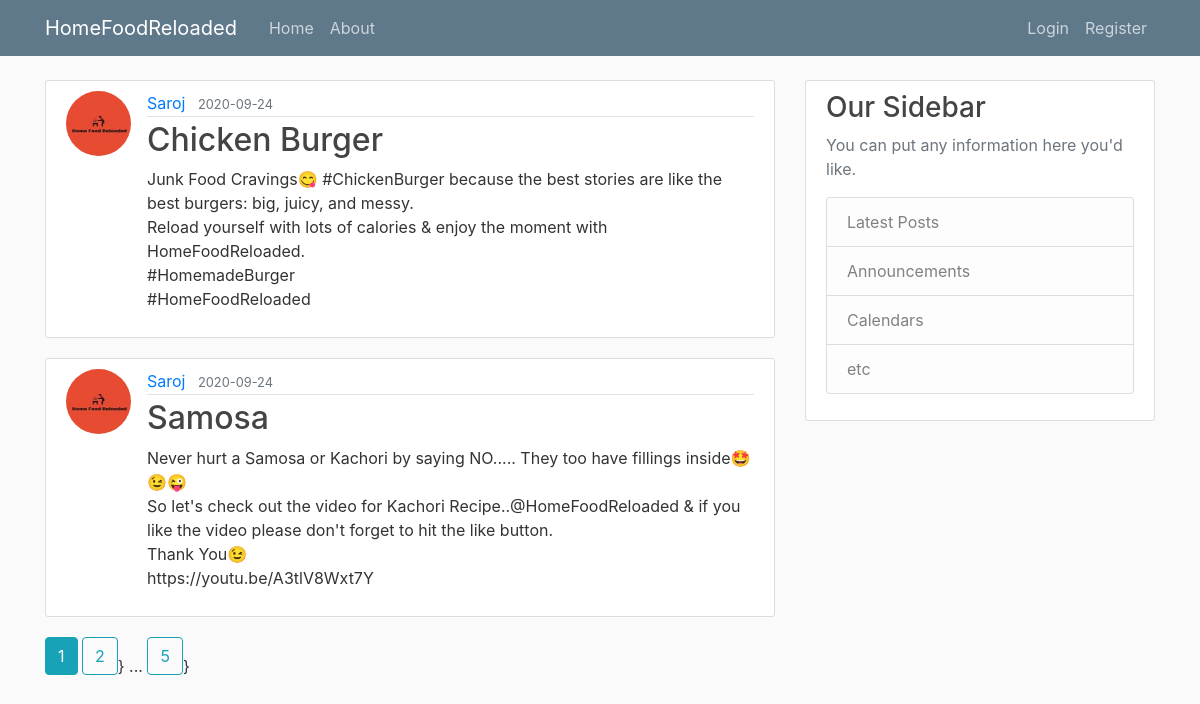
The page /home on the database its author committed.
### flaskblog/models.py (models this page shows, shortened)
class Post(db.Model):
    id = db.Column(db.Integer, primary_key=True)
    title = db.Column(db.String(100),nullable=False)
    content = db.Column(db.Text(),nullable=False)
    created = db.Column(db.DateTime, nullable = False, default=datetime.utcnow)
    user_id = db.Column(db.Integer,db.ForeignKey('user.id'), nullable=False)

class User(db.Model, UserMixin ):
    id= db.Column(db.Integer,primary_key=True)
    username= db.Column(db.String(20), unique=True, nullable=False)
    email= db.Column(db.String(120),unique=True,nullable=False)
    image_file= db.Column(db.String(20),nullable=False,default='default.jpg')
    password= db.Column(db.String(100),nullable=False)
    posts= db.relationship('Post',backref='author',lazy=True)

### flaskblog/main/routes.py (the view)
@main.route('/')
@main.route('/home')
def hello_world():
    page = request.args.get('page', 1, type=int)
    posts=Post.query.paginate(page=page, per_page=2)
    return render_template('home.html' , posts = posts)

### flaskblog/templates/home.html
{% extends "layout.html" %}
{% block content %}
    {% for post in posts.items %}
        <article class="media content-section">
          <img class="rounded-circle article-img" src="{{ url_for('static', filename='profile_pics/' + post.author.image_file) }}">
          <div class="media-body">
            <div class="article-metadata">
              <a class="mr-2" href="{{ url_for('users.user_post', username= post.author.username) }}">{{ post.author.username }}</a>
              <small class="text-muted">{{ post.created.strftime('%Y-%m-%d') }}</small>
            </div>
            <h2><a class="article-title" href="{{ url_for('posts.post', id=post.id) }}">{{ post.title }}</a></h2>
            <p class="article-content">{{ post.content }}</p>
          </div>
        </article>
    {% endfor %}
    {% for page_num in posts.iter_pages(left_edge=1, right_edge=1, left_current=1, right_current=2) %}
        {% if page_num %}
            {% if posts.page == page_num %}
                <a class="btn btn-info mb-4" href="{{ url_for('main.hello_world', page=page_num) }}">{{ page_num }}</a>
            {% else %}
                <a class="btn btn-outline-info mb-4" href="{{ url_for('main.hello_world', page=page_num) }}">{{ page_num }}</a>}
            {% endif %}
        {% else %}
            ...
        {% endif %}
    {% endfor %}
{% endblock content %}

### flaskblog/static/main.css (style rules this page uses)
body { background: #fafafa; color: #333333; margin-top: 5rem; }
h1, h2, h3, h4, h5, h6 { color: #444444; }
.content-section { background: #ffffff; padding: 10px 20px; border: 1px solid #dddddd; border-radius: 3px; margin-bottom: 20px; }
.article-title { color: #444444; }
.article-content { white-space: pre-line; }
.article-img { height: 65px; width: 65px; margin-right: 16px; }
.article-metadata { padding-bottom: 1px; margin-bottom: 4px; border-bottom: 1px solid #e3e3e3 }

### rows shown on the page
Post: image_file (picture), author.username "Saroj", created "2020-09-24", title "Chicken Burger", content "Junk Food Cravings😋 #ChickenBurger because the best stories are like the best burgers: big, juicy, and messy. Reload yourself with lots of calories & enjoy the moment with HomeFoodReloaded. #HomemadeBurger #HomeFoodReloaded"
Post: image_file (picture), author.username "Saroj", created "2020-09-24", title "Samosa", content "Never hurt a Samosa or Kachori by saying NO..... They too have fillings inside🤩😉😜 So let's check out the video for Kachori Recipe..@HomeFoodReloaded & if you like the video please don't forget to hit the like button. Thank You😉 https://youtu.be/A3tlV8Wxt7Y"

### other values the page prints
{{ page_num }} "1"
{{ page_num }} "2" "5"
